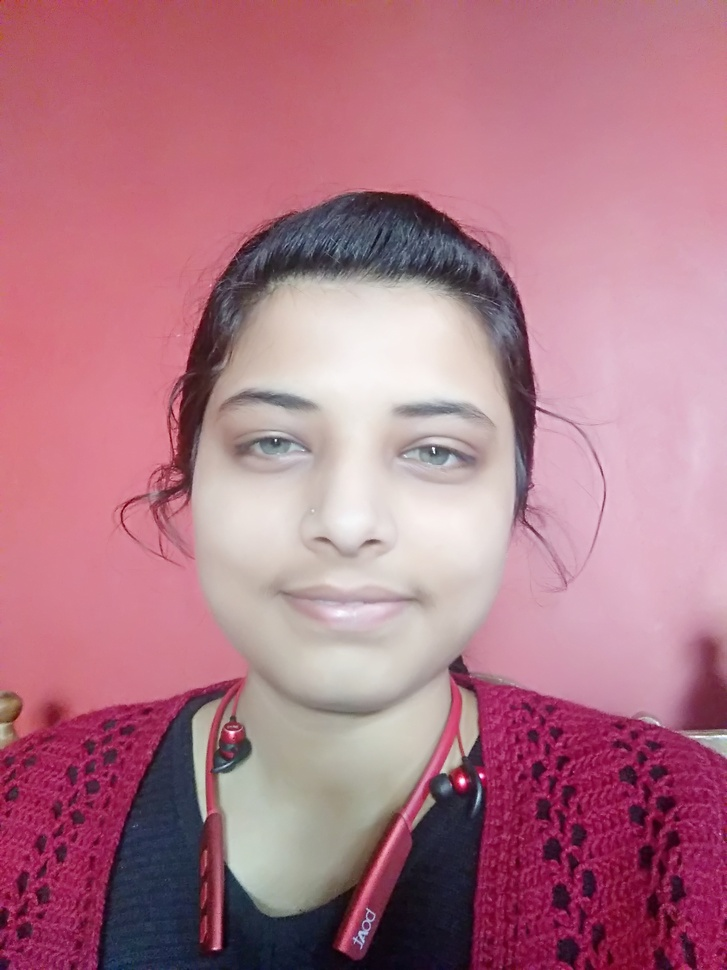
#> input picture IMG_20210314_075708.jpg, 727 x 970 px, shrunk from 1944 x 2592 before the run
$ python cartoon.py
#> lines starting #> are read from the running program, lines starting #| are printed output that depends on the picture; after the words box and inside, x2 and y2 are one past the last pixel; in counts of white or black regions, pixels touching at a corner belong together
import cv2
import numpy as np

def read_img(filename):
#> called with filename = './IMG_20210314_075708.jpg'
    img=cv2.imread(filename)
#> img is the input picture: shape (970, 727, 3); mean B, G, R 134.7, 119, 176.7
    return img

def edge_detection(img,line_wdt,blur):
#> called with line_wdt = 9, blur = 7
    gray=cv2.cvtColor(img,cv2.COLOR_BGR2GRAY)
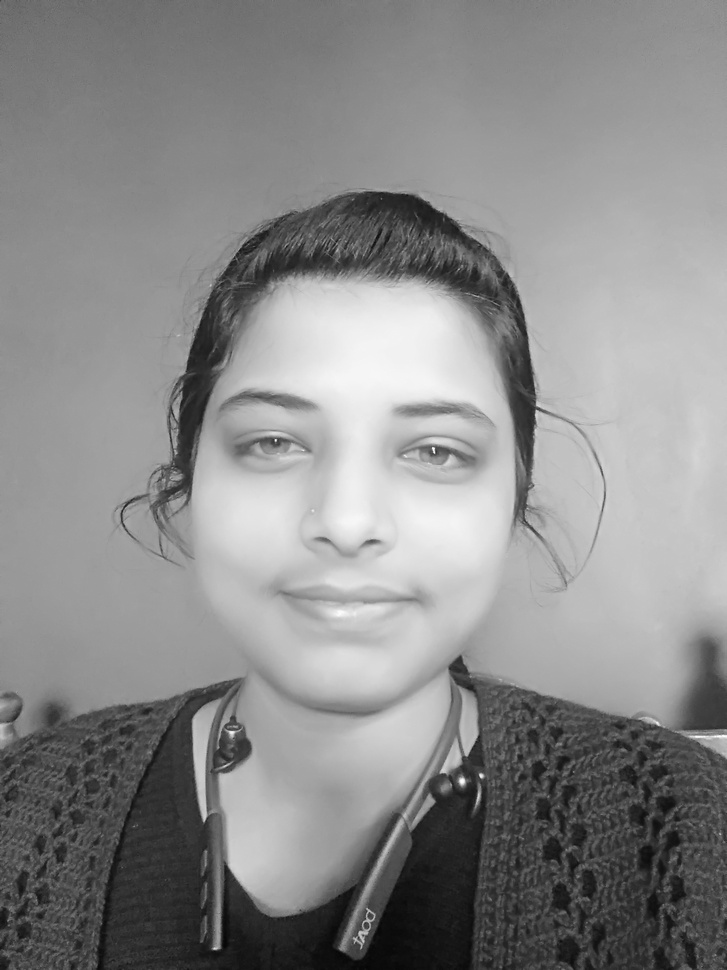
#> gray: shape (970, 727); min 5, max 254, mean 138.1
    grayBlur=cv2.medianBlur(gray,blur)
    edges=cv2.adaptiveThreshold(grayBlur,255,cv2.ADAPTIVE_THRESH_MEAN_C,cv2.THRESH_BINARY,line_wdt,blur)
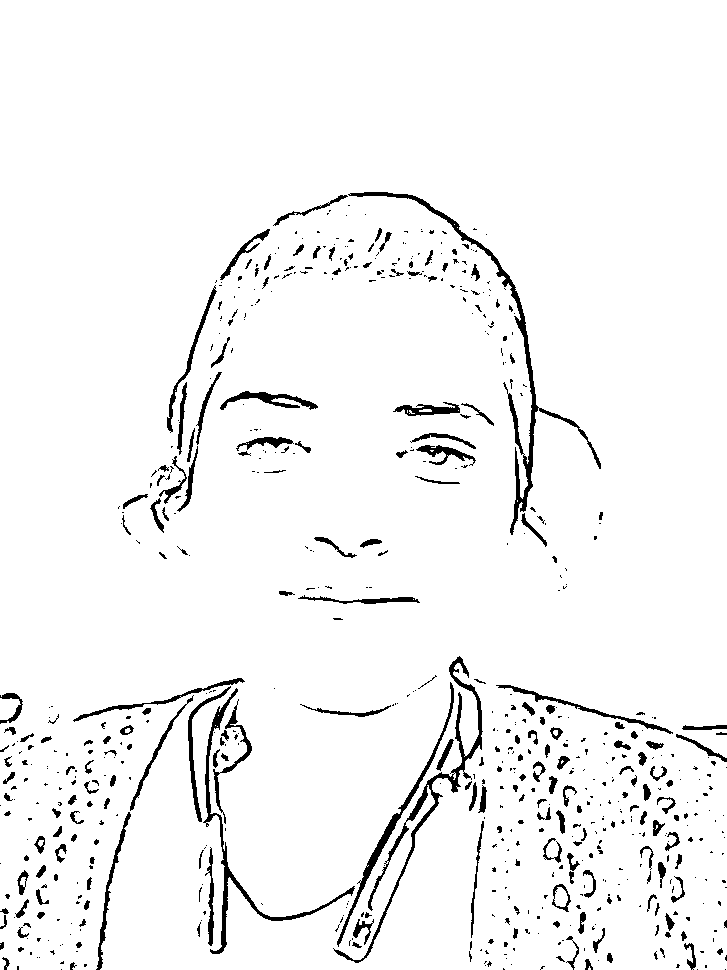
#> edges: shape (970, 727); 95.7% white; 665 black regions (448 under 20 px), largest, box (x1, y1, x2, y2) and area: (348, 192, 601, 535) 2925, (333, 656, 483, 963) 2434, (203, 688, 355, 954) 1780
    return edges

def color_quantisation(img,k):
#> called with k = 6
    data=np.float32(img).reshape((-1,3))
    criteria=(cv2.TermCriteria_EPS + cv2.TermCriteria_MAX_ITER,20,0.001)
    ret, label, center=cv2.kmeans(data,k,None,criteria,10,cv2.KMEANS_RANDOM_CENTERS)
#> ret = 522369550.7; center = [[54.47, 37.39, 51.06], [219.1, 222.5, 232], [112.4, 98.04, 177.7], [185.7, 177.7, 208.9], [141.8, 127.5, 202.6], [75.84, 33.01, 139.4]]
    center=np.uint8(center)
#> center = [[54, 37, 51], [219, 222, 232], [112, 98, 177], [185, 177, 208], [141, 127, 202], [75, 33, 139]]
    result=center[label.flatten()]
    result=result.reshape(img.shape)
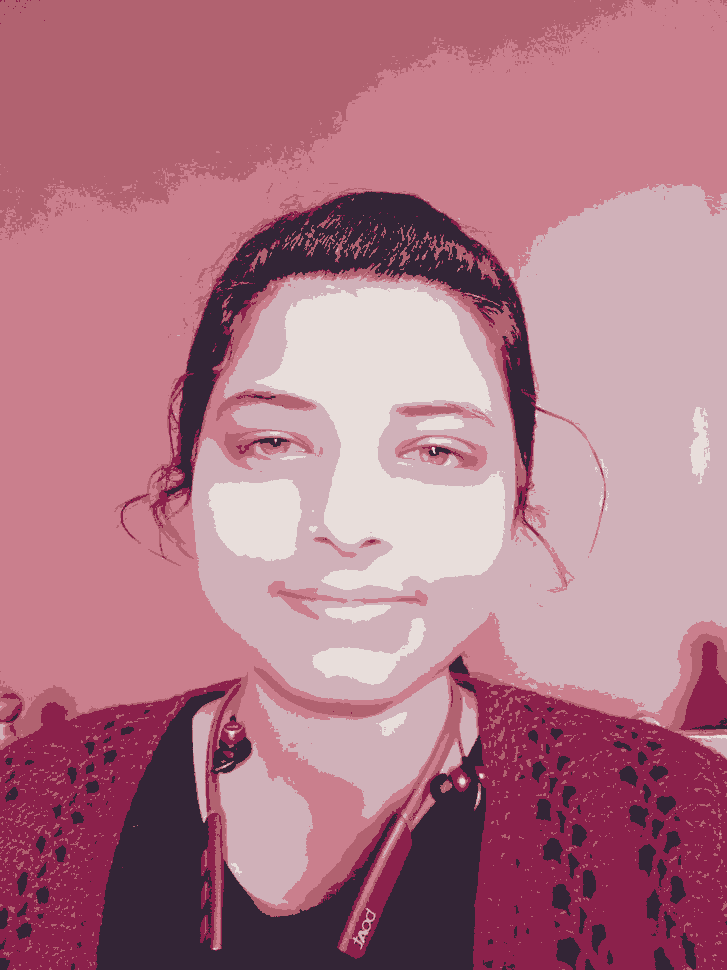
#> result: shape (970, 727, 3); mean B, G, R 134.1, 118.7, 176.2
    return result

img=read_img("./IMG_20210314_075708.jpg")
line_wdt=9
blur_value=7
total_colors=6

edge_img=edge_detection(img,line_wdt,blur_value)
img=color_quantisation(img,total_colors)
blurred=cv2.bilateralFilter(img,d=7,sigmaColor=200,sigmaSpace=200)
cartoon=cv2.bitwise_and(blurred,blurred,mask=edge_img)
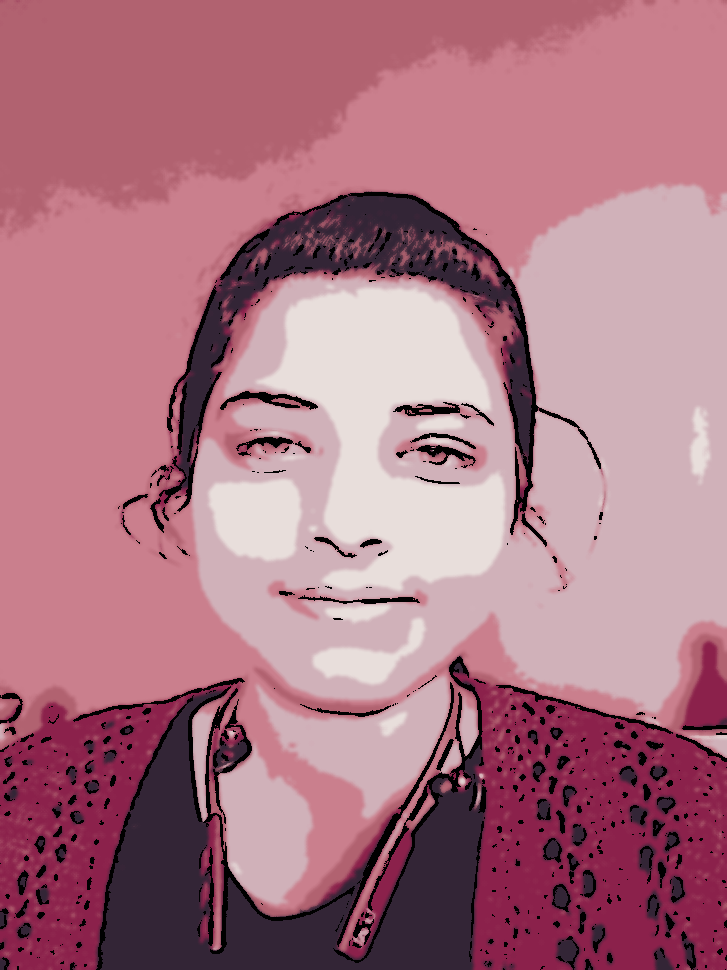
#> cartoon: shape (970, 727, 3); mean B, G, R 130.6, 116.2, 171.3
cv2.imwrite('cartoon.jpg',cartoon)
